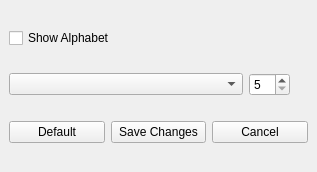
<?xml version="1.0" encoding="UTF-8"?>
<ui version="4.0">
 <class>Settings</class>
 <widget class="QMainWindow" name="Settings">
  <property name="geometry">
   <rect>
    <x>0</x>
    <y>0</y>
    <width>317</width>
    <height>172</height>
   </rect>
  </property>
  <property name="windowTitle">
   <string>Settings</string>
  </property>
  <widget class="QWidget" name="centralwidget">
   <layout class="QVBoxLayout" name="verticalLayout">
    <item>
     <widget class="QCheckBox" name="alphabet_toggle">
      <property name="text">
       <string>Show Alphabet</string>
      </property>
     </widget>
    </item>
    <item>
     <layout class="QVBoxLayout" name="verticalLayout_2">
      <item>
       <layout class="QHBoxLayout" name="horizontalLayout_4">
        <item>
         <widget class="QComboBox" name="font_change">
          <property name="minimumSize">
           <size>
            <width>234</width>
            <height>0</height>
           </size>
          </property>
          <property name="maximumSize">
           <size>
            <width>234</width>
            <height>16777215</height>
           </size>
          </property>
         </widget>
        </item>
        <item>
         <widget class="QSpinBox" name="font_size">
          <property name="maximumSize">
           <size>
            <width>50</width>
            <height>16777215</height>
           </size>
          </property>
          <property name="minimum">
           <number>5</number>
          </property>
          <property name="maximum">
           <number>17</number>
          </property>
         </widget>
        </item>
        <item>
         <spacer name="horizontalSpacer_2">
          <property name="orientation">
           <enum>Qt::Horizontal</enum>
          </property>
          <property name="sizeHint" stdset="0">
           <size>
            <width>40</width>
            <height>20</height>
           </size>
          </property>
         </spacer>
        </item>
       </layout>
      </item>
     </layout>
    </item>
    <item>
     <layout class="QHBoxLayout" name="horizontalLayout_3">
      <item>
       <widget class="QPushButton" name="default_changes">
        <property name="text">
         <string>Default</string>
        </property>
       </widget>
      </item>
      <item>
       <widget class="QPushButton" name="save_changes">
        <property name="text">
         <string>Save Changes</string>
        </property>
       </widget>
      </item>
      <item>
       <widget class="QPushButton" name="cancel_changes">
        <property name="text">
         <string>Cancel</string>
        </property>
       </widget>
      </item>
     </layout>
    </item>
   </layout>
  </widget>
 </widget>
 <resources/>
 <connections/>
</ui>
